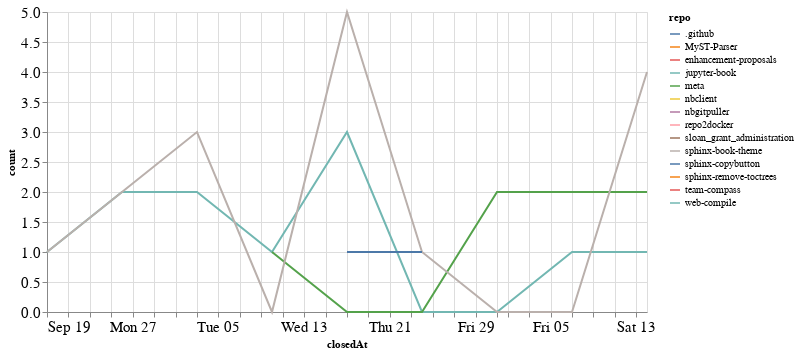

The notebook cell this image was saved under:
### Code cell
closed_by_time = closed_by.groupby('repo').resample('W', on='closedAt').count()['author'].reset_index()
closed_by_time = closed_by_time.rename(columns={'author': 'count'})

alt.Chart(closed_by_time, width=600).mark_line().encode(
    x='closedAt',
    y='count',
    color='repo',
    tooltip="repo"
)

### Figure 1 — Vega-Lite specification as saved in the notebook (floating-point values rounded to 4 significant figures)
{"config": {"axisLeft": {"labelFontSize": 15}, "axisBottom": {"labelFontSize": 15}}, "data": {"name": "data-b4b97f96fcc68049e4c5b44685bcd20d"}, "mark": "line", "encoding": {"color": {"type": "nominal", "field": "repo"}, "tooltip": {"type": "nominal", "field": "repo"}, "x": {"type": "temporal", "field": "closedAt"}, "y": {"type": "quantitative", "field": "count"}}, "width": 600, "$schema": "https://vega.github.io/schema/vega-lite/v4.8.1.json", "datasets": {"data-b4b97f96fcc68049e4c5b44685bcd20d": [{"repo": ".github", "closedAt": "2021-11-14T00:00:00", "count": 1}, {"repo": "MyST-Parser", "closedAt": "2021-09-26T00:00:00", "count": 1}, {"repo": "enhancement-proposals", "closedAt": "2021-10-10T00:00:00", "count": 1}, {"repo": "jupyter-book", "closedAt": "2021-09-19T00:00:00", "count": 1}, {"repo": "jupyter-book", "closedAt": "2021-09-26T00:00:00", "count": 2}, {"repo": "jupyter-book", "closedAt": "2021-10-03T00:00:00", "count": 2}, {"repo": "jupyter-book", "closedAt": "2021-10-10T00:00:00", "count": 1}, {"repo": "jupyter-book", "closedAt": "2021-10-17T00:00:00", "count": 3}, {"repo": "jupyter-book", "closedAt": "2021-10-24T00:00:00", "count": 0}, {"repo": "jupyter-book", "closedAt": "2021-10-31T00:00:00", "count": 0}, {"repo": "jupyter-book", "closedAt": "2021-11-07T00:00:00", "count": 1}, {"repo": "jupyter-book", "closedAt": "2021-11-14T00:00:00", "count": 1}, {"repo": "meta", "closedAt": "2021-10-10T00:00:00", "count": 1}, {"repo": "meta", "closedAt": "2021-10-17T00:00:00", "count": 0}, {"repo": "meta", "closedAt": "2021-10-24T00:00:00", "count": 0}, {"repo": "meta", "closedAt": "2021-10-31T00:00:00", "count": 2}, {"repo": "meta", "closedAt": "2021-11-07T00:00:00", "count": 2}, {"repo": "meta", "closedAt": "2021-11-14T00:00:00", "count": 2}, {"repo": "nbclient", "closedAt": "2021-09-19T00:00:00", "count": 1}, {"repo": "nbgitpuller", "closedAt": "2021-11-07T00:00:00", "count": 1}, {"repo": "repo2docker", "closedAt": "2021-09-19T00:00:00", "count": 1}, {"repo": "sloan_grant_administration", "closedAt": "2021-10-10T00:00:00", "count": 1}, {"repo": "sphinx-book-theme", "closedAt": "2021-09-19T00:00:00", "count": 1}, {"repo": "sphinx-book-theme", "closedAt": "2021-09-26T00:00:00", "count": 2}, {"repo": "sphinx-book-theme", "closedAt": "2021-10-03T00:00:00", "count": 3}, {"repo": "sphinx-book-theme", "closedAt": "2021-10-10T00:00:00", "count": 0}, {"repo": "sphinx-book-theme", "closedAt": "2021-10-17T00:00:00", "count": 5}, {"repo": "sphinx-book-theme", "closedAt": "2021-10-24T00:00:00", "count": 1}, {"repo": "sphinx-book-theme", "closedAt": "2021-10-31T00:00:00", "count": 0}, {"repo": "sphinx-book-theme", "closedAt": "2021-11-07T00:00:00", "count": 0}, {"repo": "sphinx-book-theme", "closedAt": "2021-11-14T00:00:00", "count": 4}, {"repo": "sphinx-copybutton", "closedAt": "2021-10-17T00:00:00", "count": 1}, {"repo": "sphinx-copybutton", "closedAt": "2021-10-24T00:00:00", "count": 1}, {"repo": "sphinx-remove-toctrees", "closedAt": "2021-10-24T00:00:00", "count": 1}, {"repo": "team-compass", "closedAt": "2021-10-17T00:00:00", "count": 1}, {"repo": "web-compile", "closedAt": "2021-09-26T00:00:00", "count": 1}]}}
